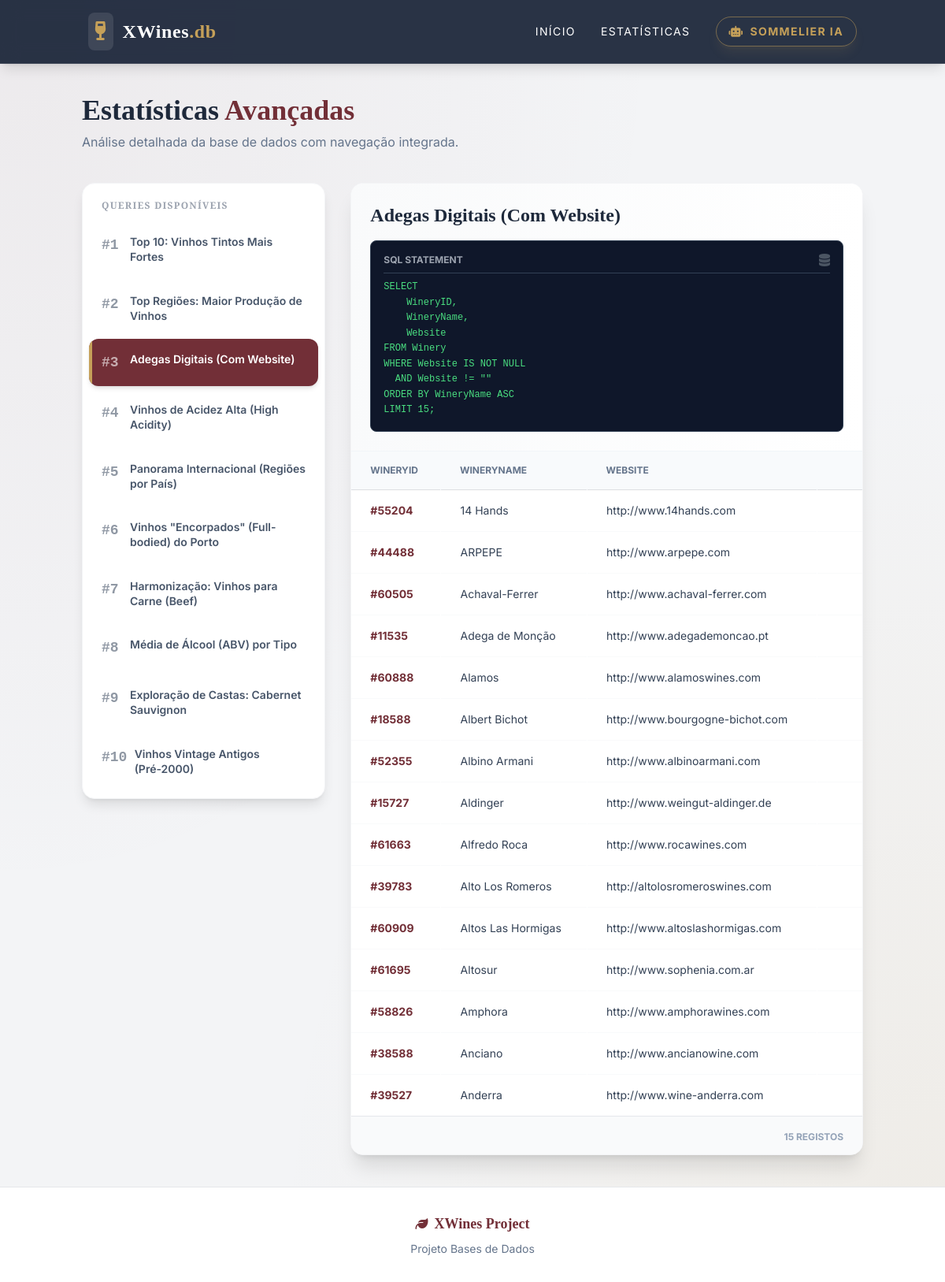
The app's page /queries/3 with its own data.
### tables this page shows
CREATE TABLE Winery (
        WineryID INTEGER PRIMARY KEY,
        WineryName TEXT,
        Website TEXT
    );

### app.py (the view)
@app.route('/queries/')
@app.route('/queries/<query_id>')
def queries(query_id=None):
    results = None
    active_query = None
    if query_id and query_id in QUERIES:
        db = get_db()
        cur = db.execute(QUERIES[query_id]['sql'])
        results = cur.fetchall()
        active_query = QUERIES[query_id]
    return render_template('queries.html', queries=QUERIES, active_id=query_id, active_query=active_query, results=results)

### db.py (called while the page is built)
def get_db():
    db = getattr(g, '_database', None)
    if db is None:
        if not os.path.exists(DATABASE):
            alt_path = os.path.join('app', DATABASE)
            if os.path.exists(alt_path):
                db_path = alt_path
            else:
                db_path = DATABASE
        else:
            db_path = DATABASE
        db = g._database = sqlite3.connect(db_path)
        db.row_factory = sqlite3.Row
    return db

def close_connection(exception):
    db = getattr(g, '_database', None)
    if db is not None:
        db.close()

### templates/queries.html (shortened to what this page needs)
{% extends 'base.html' %}
{% block content %}
<div class="max-w-7xl mx-auto">
    <div class="mb-10 text-center md:text-left flex flex-col md:flex-row justify-between items-center gap-4">
        <div>
            <h1 class="text-4xl font-bold text-slate-800 font-serif mb-2">Estatísticas <span class="text-wine">Avançadas</span></h1>
            <p class="text-slate-500">Análise detalhada da base de dados com navegação integrada.</p>
        </div>
    </div>
    <div class="grid grid-cols-1 lg:grid-cols-12 gap-8 items-start">
        <div class="lg:col-span-4 space-y-2 sticky top-28">
            <div class="bg-white rounded-2xl shadow-lg border border-gray-100 p-2">
                <h3 class="px-4 py-3 text-xs font-bold text-gray-400 uppercase tracking-widest">Queries Disponíveis</h3>
                {% for q_id, q_info in queries.items() %}
                <a href="/queries/{{ q_id }}"
                   class="block p-4 rounded-xl transition duration-200 mb-1 group relative overflow-hidden {{ 'bg-wine text-white shadow-md' if active_id == q_id else 'hover:bg-slate-50 text-slate-600' }}">
                    {% if active_id == q_id %}
                        <div class="absolute left-0 top-0 bottom-0 w-1 bg-gold"></div>
                    {% endif %}
                    <div class="flex items-start gap-3 relative z-10">
                        <span class="font-mono font-bold text-lg opacity-60 min-w-[24px]">#{{ q_id }}</span>
                        <span class="font-semibold leading-snug text-sm">{{ q_info.title }}</span>
                    </div>
                </a>
                {% endfor %}
            </div>
        </div>
        <div class="lg:col-span-8 min-h-[500px]">
            {% if active_query %}
                <div class="bg-white rounded-2xl shadow-xl border border-gray-100 overflow-hidden animate-fade-in">
                    <div class="p-6 border-b border-slate-100 bg-gradient-to-r from-gray-50 to-white">
                        <h2 class="text-2xl font-serif font-bold text-slate-800 mb-4">{{ active_query.title }}</h2>
                        <div class="bg-slate-900 rounded-lg p-4 shadow-inner overflow-x-auto border border-slate-700">
                            <div class="flex justify-between items-center mb-2 border-b border-slate-700 pb-2">
                                <span class="text-xs font-bold text-gray-400 uppercase">SQL Statement</span>
                                <i class="fas fa-database text-gray-600"></i>
                            </div>
                            <pre class="text-green-400 font-mono text-xs leading-relaxed whitespace-pre-wrap">{{ active_query.sql }}</pre>
                        </div>
                    </div>
                    {% if results %}
                    <div class="overflow-x-auto">
                        <table class="w-full text-sm text-left border-collapse">
                            <thead class="bg-slate-50 text-slate-500 font-bold border-b border-gray-200 uppercase text-xs sticky top-0 shadow-sm">
                                <tr>
                                    {% for key in results[0].keys() %}
                                    <th class="px-6 py-4 whitespace-nowrap bg-slate-50">{{ key }}</th>
                                    {% endfor %}
                                    <th class="px-6 py-4 bg-slate-50 w-10"></th>
                                </tr>
                            </thead>
                            <tbody class="divide-y divide-gray-50">
                                {% for row in results %}
                                    {% set row_link = None %}
                                    {% if 'WineID' in row.keys() %}
                                        {% set row_link = '/Wine/' ~ row['WineID'] ~ '/' %}
                                    {% elif 'WineryID' in row.keys() %}
                                        {% set row_link = '/Winery/' ~ row['WineryID'] ~ '/' %}
                                    {% elif 'RegionID' in row.keys() %}
                                        {% set row_link = '/Region/' ~ row['RegionID'] ~ '/' %}
                                    {% elif 'Code' in row.keys() %}
                                        {% set row_link = '/Countries/' ~ row['Code'] ~ '/' %}
                                    {% endif %}
                                <tr class="transition-colors group {{ 'hover:bg-pink-50 cursor-pointer' if row_link else 'hover:bg-slate-50' }}"
                                    {% if row_link %}onclick="window.location='{{ row_link }}'"{% endif %}>
                                    {% for key in row.keys() %}
                                    <td class="px-6 py-4 text-slate-700 whitespace-nowrap border-r border-transparent group-hover:border-gray-100 last:border-0">
                                        {% if key in ['WineID', 'WineryID', 'RegionID', 'Code'] %}
                                            <span class="font-bold text-wine">#{{ row[key] }}</span>
                                        {% else %}
                                            {{ row[key] }}
                                        {% endif %}
                                    </td>
                                    {% endfor %}
                                </tr>
                                {% endfor %}
                            </tbody>
                        </table>
                    </div>
                    <div class="bg-gray-50 px-6 py-3 border-t border-gray-200 text-right">
                        <span class="text-xs font-bold text-slate-400 uppercase">{{ results|length }} Registos</span>
                    </div>
                    {% else %}
                        <div class="p-16 text-center text-slate-400 flex flex-col items-center justify-center">
                            <i class="fas fa-search text-3xl text-gray-300 mb-4"></i>
                            <h3 class="text-lg font-medium text-slate-600">Sem resultados</h3>
                        </div>
                    {% endif %}
                </div>
            {% endif %}
        </div>
    </div>
</div>
{% endblock %}

### static/style.css (style rules this page uses)
:root { --color-wine: #722F37; --color-wine-dark: #4a1a21; --color-gold: #c5a059; }
body { font-family: 'Inter', sans-serif; background-color: #f3f4f6; background-image: radial-gradient(at 0% 0%, rgba(114, 47, 55, 0.05) 0px, transparent 50%), radial-gradient(at 100% 100%, rgba(197, 160, 89, 0.1) 0px, transparent 50%); background-attachment: fixed; color: #1f2937; }
h1, h2, h3, .font-serif { font-family: 'Playfair Display', serif; }
.animate-fade-in { animation: fadeInUp 0.5s ease-out forwards; }

### records on screen
Winery: WineryID "55204", WineryName "14 Hands" "http://www.14hands.com"
Winery: WineryID "44488", WineryName "ARPEPE" "http://www.arpepe.com"
Winery: WineryID "60505", WineryName "Achaval-Ferrer" "http://www.achaval-ferrer.com"
Winery: WineryID "11535", WineryName "Adega de Monção" "http://www.adegademoncao.pt"
Winery: WineryID "60888", WineryName "Alamos" "http://www.alamoswines.com"
Winery: WineryID "18588", WineryName "Albert Bichot" "http://www.bourgogne-bichot.com"
Winery: WineryID "52355", WineryName "Albino Armani" "http://www.albinoarmani.com"
Winery: WineryID "15727", WineryName "Aldinger" "http://www.weingut-aldinger.de"
Winery: WineryID "61663", WineryName "Alfredo Roca" "http://www.rocawines.com"
Winery: WineryID "39783", WineryName "Alto Los Romeros" "http://altolosromeroswines.com"
Winery: WineryID "60909", WineryName "Altos Las Hormigas" "http://www.altoslashormigas.com"
Winery: WineryID "61695", WineryName "Altosur" "http://www.sophenia.com.ar"
Winery: WineryID "58826", WineryName "Amphora" "http://www.amphorawines.com"
Winery: WineryID "38588", WineryName "Anciano" "http://www.ancianowine.com"
Winery: WineryID "39527", WineryName "Anderra" "http://www.wine-anderra.com"

### other values on screen
{{ q_id }} "1" "2" "3" "4" "5" "6" "7" "8" "9" "10"
{{ q_info.title }} "Top 10: Vinhos Tintos Mais Fortes" "Top Regiões: Maior Produção de Vinhos" "Adegas Digitais (Com Website)" "Vinhos de Acidez Alta (High Acidity)" "Panorama Internacional (Regiões por País)" "Vinhos \"Encorpados\" (Full-bodied) do Porto" "Harmonização: Vinhos para Carne (Beef)" "Média de Álcool (ABV) por Tipo" "Exploração de Castas: Cabernet Sauvignon" "Vinhos Vintage Antigos (Pré-2000)"
{{ active_query.title }} "Adegas Digitais (Com Website)"
{{ active_query.sql }} "SELECT WineryID, WineryName, Website FROM Winery WHERE Website IS NOT NULL AND Website != \"\" ORDER BY WineryName ASC LIMIT 15;"
{{ key }} "WINERYID" "WINERYNAME" "WEBSITE"
{{ results|length }} "15"
